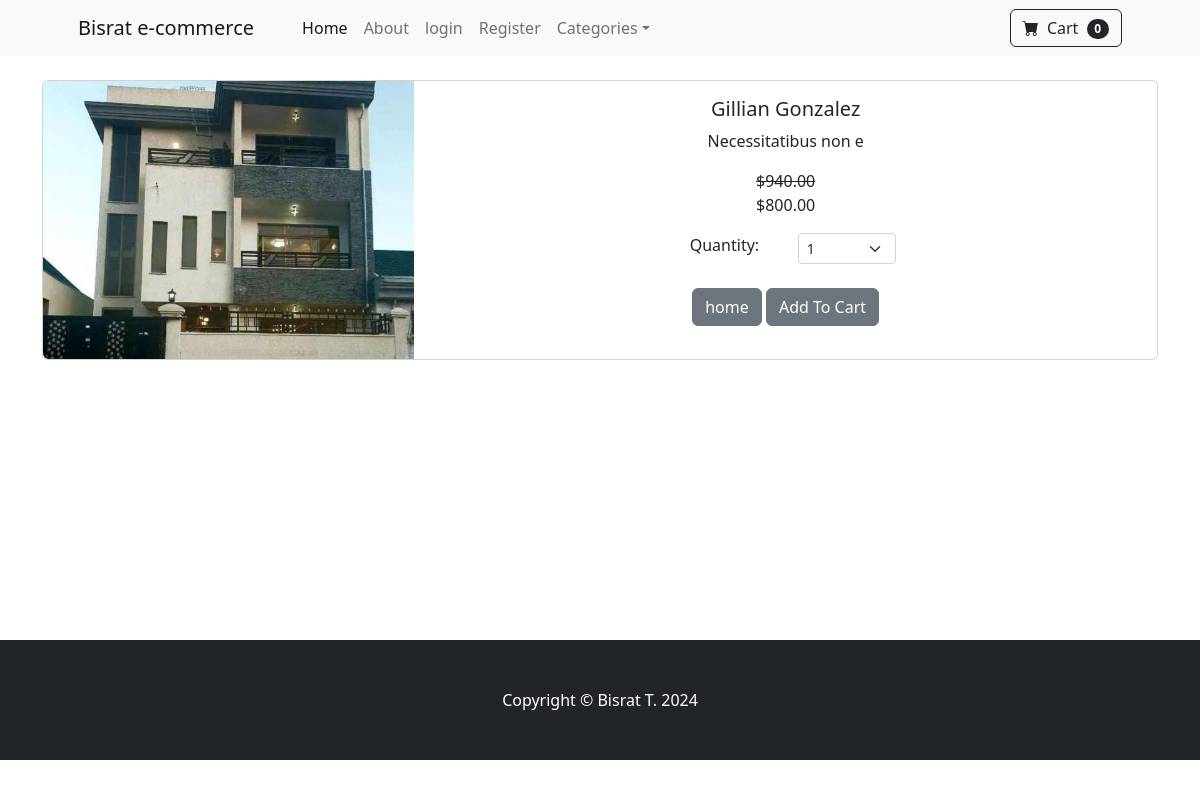
The app's page /product/4 with its own data.
### store/models.py (models this page shows, shortened)
class Product(models.Model):
    name = models.CharField(max_length=255)
    price = models.DecimalField(default=0 , max_digits=6, decimal_places=2)
    category = models.ForeignKey(Category, on_delete=models.CASCADE , default=1)
    description = models.TextField(default='' , blank=True , null=True)
    image = models.ImageField(upload_to='uploads/products/')
    is_sale = models.BooleanField(default=False)
    sale_price = models.DecimalField(default=0 , max_digits=6, decimal_places=2)

### store/views.py (the view)
# urls.py: path('product/<int:pk>', views.product , name="product"),
def product(request , pk):
    product = Product.objects.get(id=pk)
    return render(request , 'product.html' , {'product': product})

### cart/cart.py (called while the page is built)
    def __len__(self):
        return len(self.cart)

### cart/context_processors.py (called while the page is built)
def cart(request):
    return {'cart': Cart(request)}

### store/templates/product.html (shortened to what this page needs)
{% extends "base.html" %}
{% block content %}
    <div class="container">
        <br/>
        <div class="card mb-3">
            <div class="row g-0">
              <div class="col-md-4">
                <img src="{{ product.image.url }}" class="img-fluid rounded-start" alt="...">
              </div>
              <div class="col-md-8">
                <div class="card-body">
                    <center>
                        <h5 class="card-title">{{ product.name }}</h5>
                        <p class="card-text">{{ product.description }}</p>
                        {% if product.is_sale %}
                            <p class="card-text">
                                <strike>
                                    ${{ product.price }}
                                </strike>
                                <br/>
                                ${{ product.sale_price }}
                            </p>
                        {% else %}
                            <p class="card-text">
                                ${{ product.price }}
                            </p>
                        {% endif %}
                        <div class="row justify-content-center">
                            <div class="col-md-2">Quantity: </div>
                            <div class="col-md-2">
                                <select class="form-select form-select-sm" id="qty-cart">
                                    <option value="1">1</option>
                                </select>
                            </div>
                        </div>
                        <br/>
                        <a href="{% url 'home' %}" class="btn btn-secondary">
                            home
                        </a>
                        <button type="button" value="{{ product.id }}" class="btn btn-secondary" id="add-cart" >Add To Cart</button>
                    </center>
                </div>
              </div>
            </div>
          </div>
    </div>
    <br/> <br/> <br/> <br/> <br/> <br/> <br/> <br/> <br/> <br/> <br/>
{% endblock %}

### records on screen
Product: image (picture), name "Gillian Gonzalez", description "Necessitatibus non e", price "940.00", sale_price "800.00"

### other values on screen
{{ cart | length }} "0"
